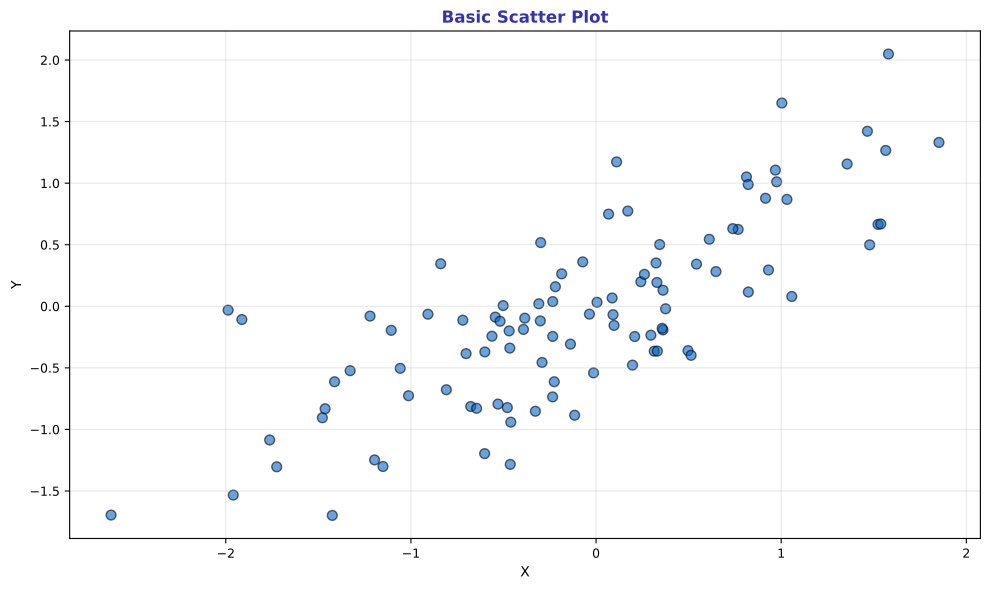

Python code for this plot:
"""Basic Scatter Plot - Simple X vs Y"""
import matplotlib.pyplot as plt
import numpy as np
from pathlib import Path

plt.rcParams.update({
    'font.size': 10, 'axes.labelsize': 10, 'axes.titlesize': 11,
    'xtick.labelsize': 9, 'ytick.labelsize': 9, 'legend.fontsize': 9,
    'figure.figsize': (10, 6), 'figure.dpi': 150
})

MLPURPLE = '#3333B2'
MLBLUE = '#0066CC'

np.random.seed(42)

fig, ax = plt.subplots(figsize=(10, 6))

x = np.random.normal(0, 1, 100)
y = 0.7 * x + np.random.normal(0, 0.5, 100)

ax.scatter(x, y, c=MLBLUE, s=50, alpha=0.6, edgecolors='black')

ax.set_title('Basic Scatter Plot', fontsize=12, fontweight='bold', color=MLPURPLE)
ax.set_xlabel('X', fontsize=10)
ax.set_ylabel('Y', fontsize=10)
ax.grid(alpha=0.3)

plt.tight_layout()
plt.savefig(Path(__file__).parent / 'chart.pdf', dpi=300, bbox_inches='tight')
plt.close()
